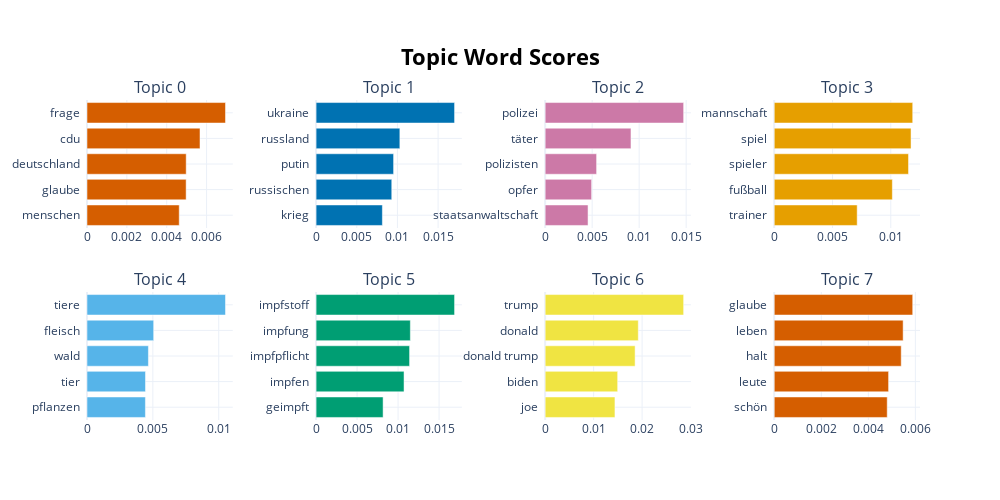

This figure's notebook cell:
### Code cell
topic_model.visualize_barchart()

### Figure 1 — Plotly figure (JSON) as saved in the notebook; plotly's stock layout.template omitted (floating-point values rounded to 4 significant figures)
{"data": [{"marker": {"color": "#D55E00"}, "orientation": "h", "type": "bar", "x": [0.004627, 0.004974, 0.004976, 0.00567, 0.006948], "xaxis": "x", "y": ["menschen  ", "glaube  ", "deutschland  ", "cdu  ", "frage  "], "yaxis": "y"}, {"marker": {"color": "#0072B2"}, "orientation": "h", "type": "bar", "x": [0.008149, 0.009302, 0.009527, 0.0103, 0.01702], "xaxis": "x2", "y": ["krieg  ", "russischen  ", "putin  ", "russland  ", "ukraine  "], "yaxis": "y2"}, {"marker": {"color": "#CC79A7"}, "orientation": "h", "type": "bar", "x": [0.004563, 0.004943, 0.005474, 0.00913, 0.01473], "xaxis": "x3", "y": ["staatsanwaltschaft  ", "opfer  ", "polizisten  ", "täter  ", "polizei  "], "yaxis": "y3"}, {"marker": {"color": "#E69F00"}, "orientation": "h", "type": "bar", "x": [0.007117, 0.01013, 0.01152, 0.01174, 0.01188], "xaxis": "x4", "y": ["trainer  ", "fußball  ", "spieler  ", "spiel  ", "mannschaft  "], "yaxis": "y4"}, {"marker": {"color": "#56B4E9"}, "orientation": "h", "type": "bar", "x": [0.004434, 0.00444, 0.004661, 0.005061, 0.01051], "xaxis": "x5", "y": ["pflanzen  ", "tier  ", "wald  ", "fleisch  ", "tiere  "], "yaxis": "y5"}, {"marker": {"color": "#009E73"}, "orientation": "h", "type": "bar", "x": [0.008173, 0.01073, 0.0114, 0.0115, 0.01689], "xaxis": "x6", "y": ["geimpft  ", "impfen  ", "impfpflicht  ", "impfung  ", "impfstoff  "], "yaxis": "y6"}, {"marker": {"color": "#F0E442"}, "orientation": "h", "type": "bar", "x": [0.0144, 0.01496, 0.01855, 0.01921, 0.02856], "xaxis": "x7", "y": ["joe  ", "biden  ", "donald trump  ", "donald  ", "trump  "], "yaxis": "y7"}, {"marker": {"color": "#D55E00"}, "orientation": "h", "type": "bar", "x": [0.004803, 0.004862, 0.005399, 0.00548, 0.005887], "xaxis": "x8", "y": ["schön  ", "leute  ", "halt  ", "leben  ", "glaube  "], "yaxis": "y8"}], "layout": {"annotations": [{"font": {"size": 16}, "showarrow": false, "text": "Topic 0", "x": 0.0875, "xanchor": "center", "xref": "paper", "y": 1, "yanchor": "bottom", "yref": "paper"}, {"font": {"size": 16}, "showarrow": false, "text": "Topic 1", "x": 0.3625, "xanchor": "center", "xref": "paper", "y": 1, "yanchor": "bottom", "yref": "paper"}, {"font": {"size": 16}, "showarrow": false, "text": "Topic 2", "x": 0.6375, "xanchor": "center", "xref": "paper", "y": 1, "yanchor": "bottom", "yref": "paper"}, {"font": {"size": 16}, "showarrow": false, "text": "Topic 3", "x": 0.9125, "xanchor": "center", "xref": "paper", "y": 1, "yanchor": "bottom", "yref": "paper"}, {"font": {"size": 16}, "showarrow": false, "text": "Topic 4", "x": 0.0875, "xanchor": "center", "xref": "paper", "y": 0.4, "yanchor": "bottom", "yref": "paper"}, {"font": {"size": 16}, "showarrow": false, "text": "Topic 5", "x": 0.3625, "xanchor": "center", "xref": "paper", "y": 0.4, "yanchor": "bottom", "yref": "paper"}, {"font": {"size": 16}, "showarrow": false, "text": "Topic 6", "x": 0.6375, "xanchor": "center", "xref": "paper", "y": 0.4, "yanchor": "bottom", "yref": "paper"}, {"font": {"size": 16}, "showarrow": false, "text": "Topic 7", "x": 0.9125, "xanchor": "center", "xref": "paper", "y": 0.4, "yanchor": "bottom", "yref": "paper"}], "height": 500, "hoverlabel": {"bgcolor": "white", "font": {"family": "Rockwell", "size": 16}}, "showlegend": false, "title": {"font": {"color": "Black", "size": 22}, "text": "<b>Topic Word Scores", "x": 0.5, "xanchor": "center", "yanchor": "top"}, "width": 1000, "xaxis": {"anchor": "y", "domain": [0, 0.175], "showgrid": true}, "xaxis2": {"anchor": "y2", "domain": [0.275, 0.45], "showgrid": true}, "xaxis3": {"anchor": "y3", "domain": [0.55, 0.725], "showgrid": true}, "xaxis4": {"anchor": "y4", "domain": [0.825, 1], "showgrid": true}, "xaxis5": {"anchor": "y5", "domain": [0, 0.175], "showgrid": true}, "xaxis6": {"anchor": "y6", "domain": [0.275, 0.45], "showgrid": true}, "xaxis7": {"anchor": "y7", "domain": [0.55, 0.725], "showgrid": true}, "xaxis8": {"anchor": "y8", "domain": [0.825, 1], "showgrid": true}, "yaxis": {"anchor": "x", "domain": [0.6, 1], "showgrid": true}, "yaxis2": {"anchor": "x2", "domain": [0.6, 1], "showgrid": true}, "yaxis3": {"anchor": "x3", "domain": [0.6, 1], "showgrid": true}, "yaxis4": {"anchor": "x4", "domain": [0.6, 1], "showgrid": true}, "yaxis5": {"anchor": "x5", "domain": [0, 0.4], "showgrid": true}, "yaxis6": {"anchor": "x6", "domain": [0, 0.4], "showgrid": true}, "yaxis7": {"anchor": "x7", "domain": [0, 0.4], "showgrid": true}, "yaxis8": {"anchor": "x8", "domain": [0, 0.4], "showgrid": true}}}
